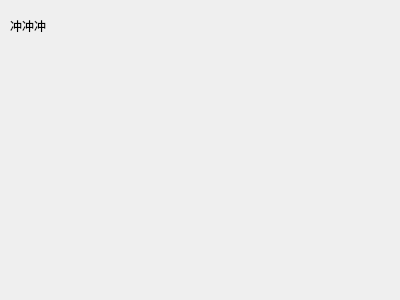
<?xml version="1.0" encoding="UTF-8"?>
<ui version="4.0">
 <class>Form</class>
 <widget class="QWidget" name="Form">
  <property name="geometry">
   <rect>
    <x>0</x>
    <y>0</y>
    <width>400</width>
    <height>300</height>
   </rect>
  </property>
  <property name="baseSize">
   <size>
    <width>400</width>
    <height>300</height>
   </size>
  </property>
  <property name="windowTitle">
   <string>pyqt6实战</string>
  </property>
  <widget class="QLabel" name="label">
   <property name="geometry">
    <rect>
     <x>10</x>
     <y>10</y>
     <width>91</width>
     <height>31</height>
    </rect>
   </property>
   <property name="text">
    <string>冲冲冲</string>
   </property>
  </widget>
 </widget>
 <resources/>
 <connections/>
</ui>
